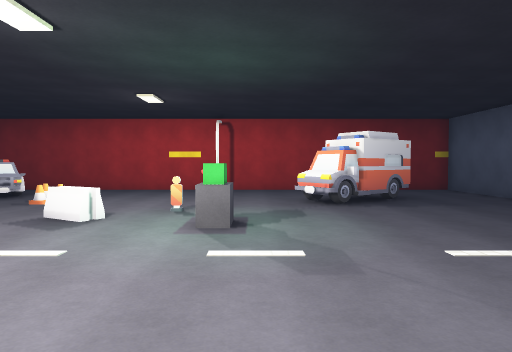
View 1 (above)

16 first-person views from a walk through a Unity game level. The camera is 1.5 m above the floor, tilts 2° down and sees 70° across. Doors are open. The floor is counted in squares, 2 m on a side. Each view is taken from the middle of a square. On the plan, view 1 faces up. The plan holds only what a view shows up to about 11 squares ahead; the rest is blank. The place goes on beyond the plan. The player is left out. Some surface patterns are stand-ins.

View 2
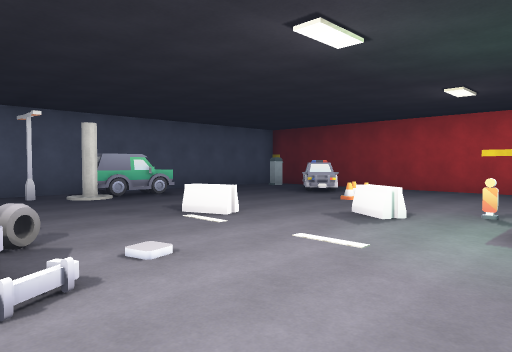

View 3
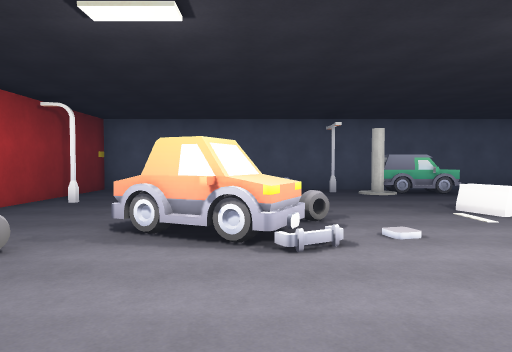

View 4
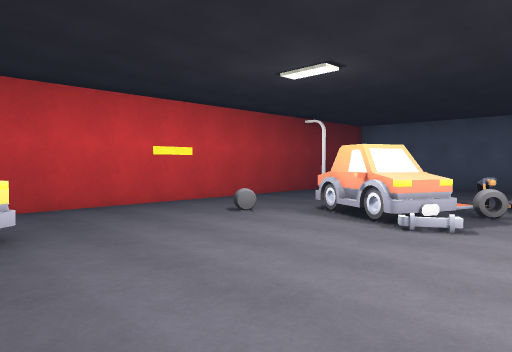

View 5
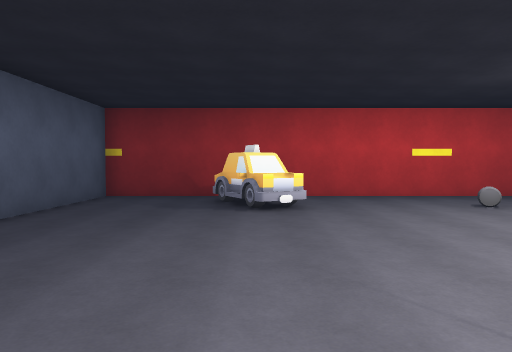

View 6
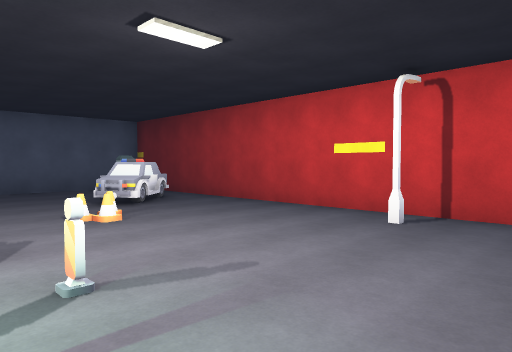

View 7
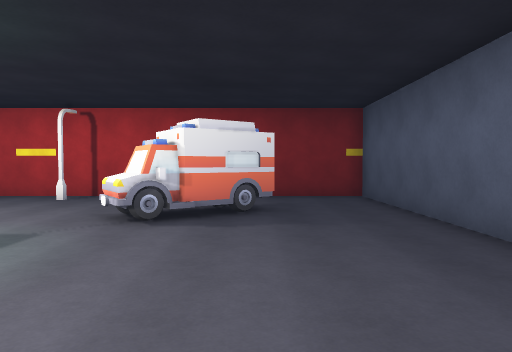

View 8
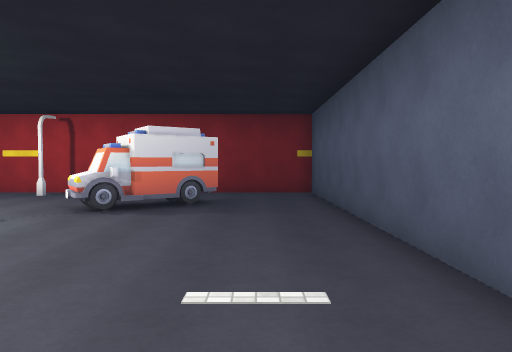

View 9
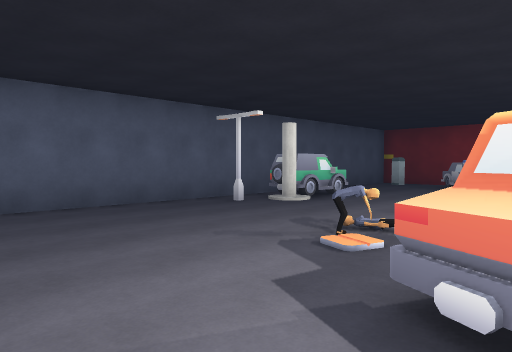

View 10
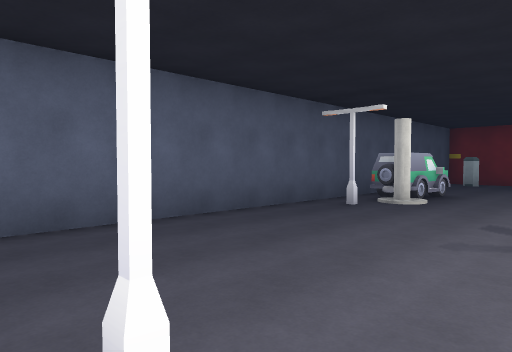

View 11
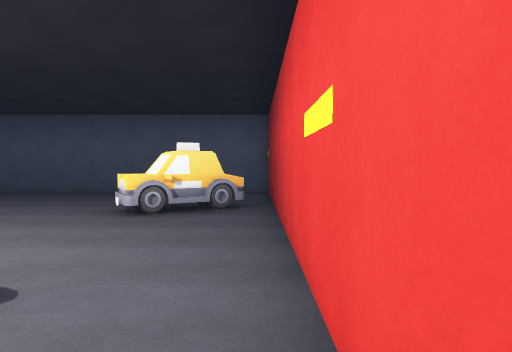

View 12
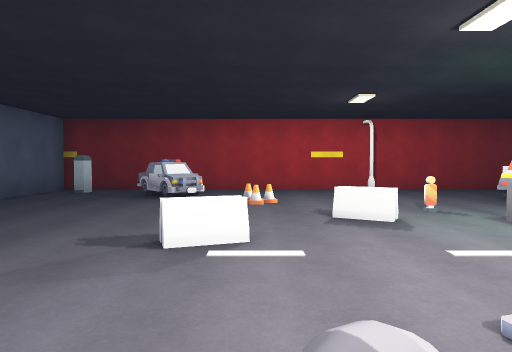

View 13
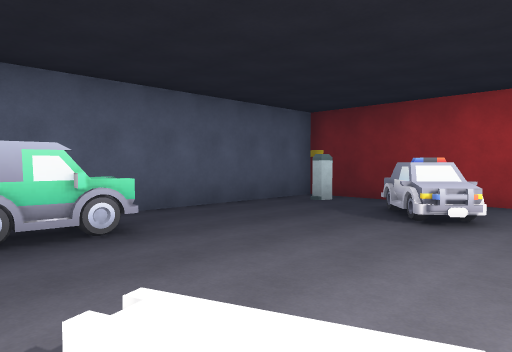

View 14
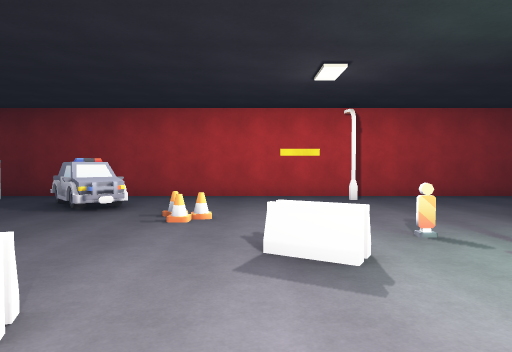

View 15
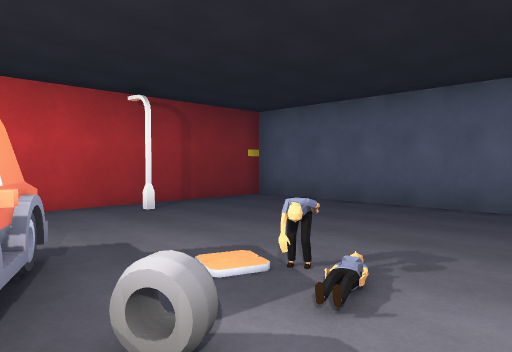

View 16
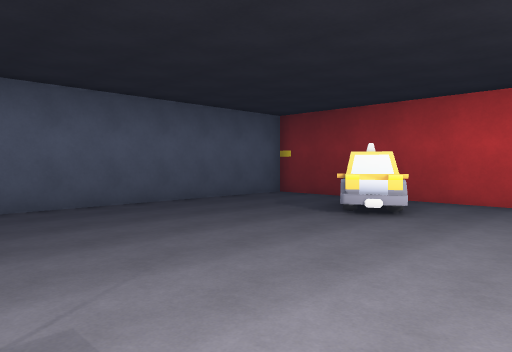

### Floor plan
Points are (right, up) in squares from view 1. A wall is a line through its corners. A room is listed if a view was taken in it or the views show most of it. See-through windows are left out.
Room 1 (views 1, 2, 3, 4, 5, 6, 7, 8, 9, 10, 11, 12, 13, 14, 15, 16)
walls: (1.7, 6.6) (1.1, 7.5); (2, 6.9) (1.6, 7.4); (-5.6, 7.5) (-6.8, 8.9); (-7.8, 4.9) (-7.8, 4.3); (1.9, -1.7) (2.3, -2.4); (2.5, 7.3) (1.4, 6.4) (0.8, 7.3); (1.6, -2.5) (2.3, -2.2); (-5.7, 8.6) (-6.2, 8.2); (-6.3, 9.4) (-5.1, 8); (-9.4, -4.3) (5.4, -4.3) (5.4, 10.3) (-9.4, 10.3) (-9.4, -4.3)
low walls: (-5, 0.9) (-4.5, 1); (-5, 0.4) (-5.1, 0.3); (-5.2, 0.6) (-4.8, 0.5); (-5.2, 0.5) (-4.8, 0.4) (-5.1, 0.2); (-5.3, 0.5) (-4.9, 0.4) (-5.2, 0.2); (-5.2, 0.3) (-4.9, 0.4); (-5.1, 8) (-5.6, 7.5); (1.5, -2) (1.9, -1.7)
ways out: open door at (-4, -1.5)
objects: other object (-9, 3); other object (-8, 2); other object (-8, 3); other object (-8, 4); other object (-6, -4); other object (-5, 3) to (-4, 4); other object (-4, 1); other object (-3, -1) to (-3, 0); other object (-3, 5) to (-2, 5); other object (-2, -2); other object (-1, 4) to (0, 5); other object (-1, 9); other object (2, -3); other object (2, 8); other object (3, 8)

Where each view was taken, in squares from view 1:
view 1: 0 up, 0 right, facing up
view 2: 0 up, 0 right, facing up-left
view 3: 0 up, 1 right, facing left
view 4: 2 up, 2 right, facing down-left
view 5: 4 up, 2 right, facing down
view 6: 5 up, 1 right, facing up-left
view 7: 2 up, 3 right, facing up
view 8: 1 up, 4 right, facing up
view 9: 3 down, 3 left, facing up-left
view 10: 4 down, 5 left, facing up-left
view 11: 4 down, 4 left, facing right
view 12: 0 up, 4 left, facing up
view 13: 3 up, 4 left, facing up-left
view 14: 2 up, 3 left, facing up
view 15: 2 up, 3 left, facing down-left
view 16: 3 up, 1 left, facing down-right
